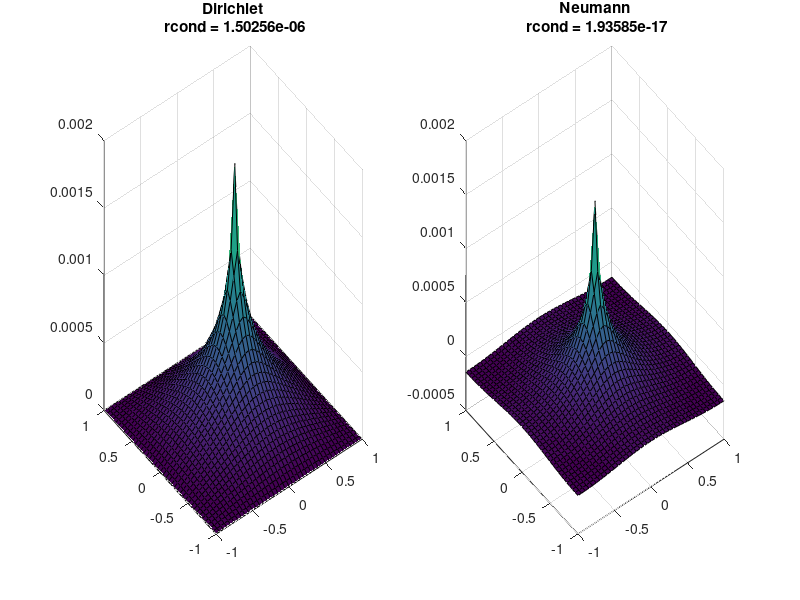
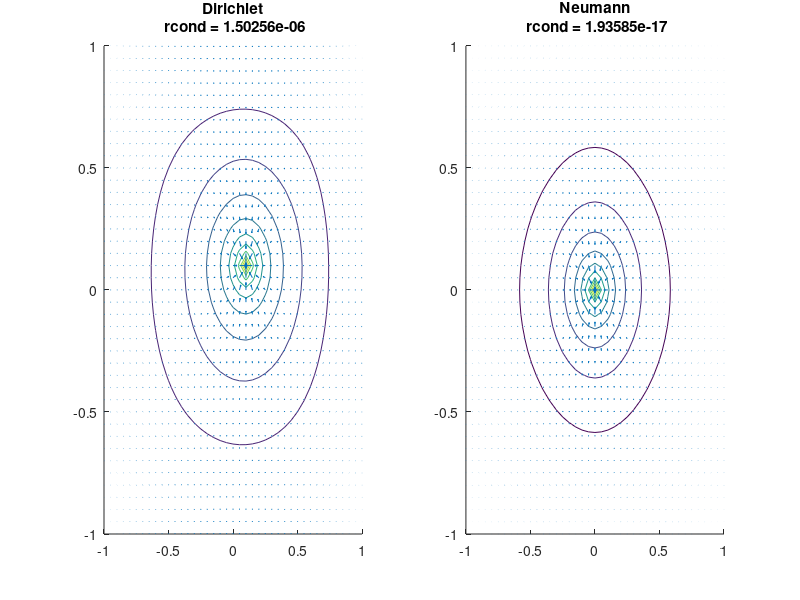
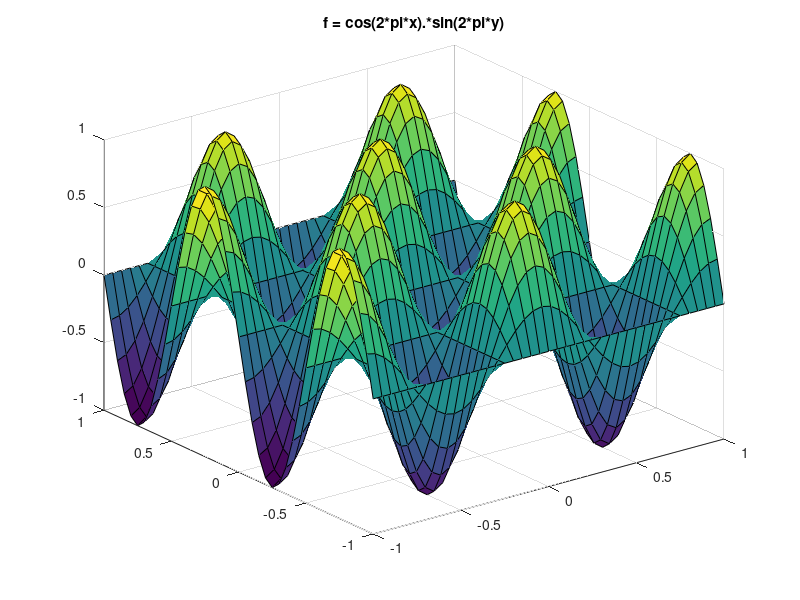

The MATLAB script that drew these images, in order:
% Problem parameters
Nvoxels = 41;
h = 2/(Nvoxels-1);
[x,y] = meshgrid(linspace(-1,1,Nvoxels));
x_T = x'; y_T = y';
f = @(x,y) (cos(2*pi*x).*sin(2*pi*y));
G = sparse(Nvoxels,Nvoxels);
rhs_pos = round(Nvoxels^2/2);
rhs_val = 1;
figure(69); 
surf(x,y,f(x,y))
title('f = cos(2*pi*x).*sin(2*pi*y)');

% Make matrixes for Dirichlet
m_D = Nvoxels-2;
B_D = spdiags(bsxfun(@times,ones(m_D,1),[-1 2 -1]),[-1 0 1],m_D,m_D);
eyMat_D = speye(Nvoxels-2);
A_D = kron(B_D,eyMat_D) + kron(eyMat_D,B_D);
A_D = A_D/h^2;


% Make matrixes for Neumann
m_N = Nvoxels;
B_N = spdiags(bsxfun(@times,ones(m_N,1),[-1 2 -1]),[-1 0 1],m_N,m_N);
B_N(1,2) = -2; B_N(end,end-1) = -2;
eyMat_N = speye(Nvoxels);
A_N = kron(B_N,eyMat_N) + kron(eyMat_N,B_N);
A_N = A_N/h^2;

% Create system for Dirichlet
lhs_D = A_D;
LHS = lhs_D'*lhs_D;
% rhs_D = reshape(f(x(2:end-1,2:end-1),y(2:end-1,2:end-1)),[],1);
rhs_D = 0*ones(size(A_D,1),1); rhs_D(rhs_pos) = rhs_D(rhs_pos) + rhs_val;
RHS = lhs_D'*rhs_D;
solution_D = (LHS \ RHS);
G(2:end-1,2:end-1) = reshape(solution_D,Nvoxels-2,Nvoxels-2);
figure(42);
subplot(1,2,1);
surf(x,y,G);
cond_D = rcond(full(LHS));
title(sprintf('Dirichlet\n rcond = %d', cond_D));
figure(43);
subplot(1,2,1);
hold on;
[px,py] = gradient(G);
contour(x,y,G)
quiver(x,y,px,py)
hold off;
title(sprintf('Dirichlet\n rcond = %d', cond_D));

% Create system for Neumann
lhs_N = A_N;
LHS = lhs_N'*lhs_N;
% rhs_N = reshape(f(x,y),[],1);
rhs_N = 0*ones(size(A_N,1),1); rhs_N(rhs_pos) = rhs_N(rhs_pos) + rhs_val;
RHS = lhs_N'*rhs_N;
solution_N = (LHS \ RHS);
G = reshape(solution_N,Nvoxels,Nvoxels);
figure(42);
subplot(1,2,2);
surf(x,y,G);
cond_N = rcond(full(LHS));
title(sprintf('Neumann\n rcond = %d', cond_N));
figure(43);
subplot(1,2,2);
hold on;
[px,py] = gradient(G);
contour(x,y,G)
quiver(x,y,px,py)
hold off;
title(sprintf('Neumann\n rcond = %d', cond_N));